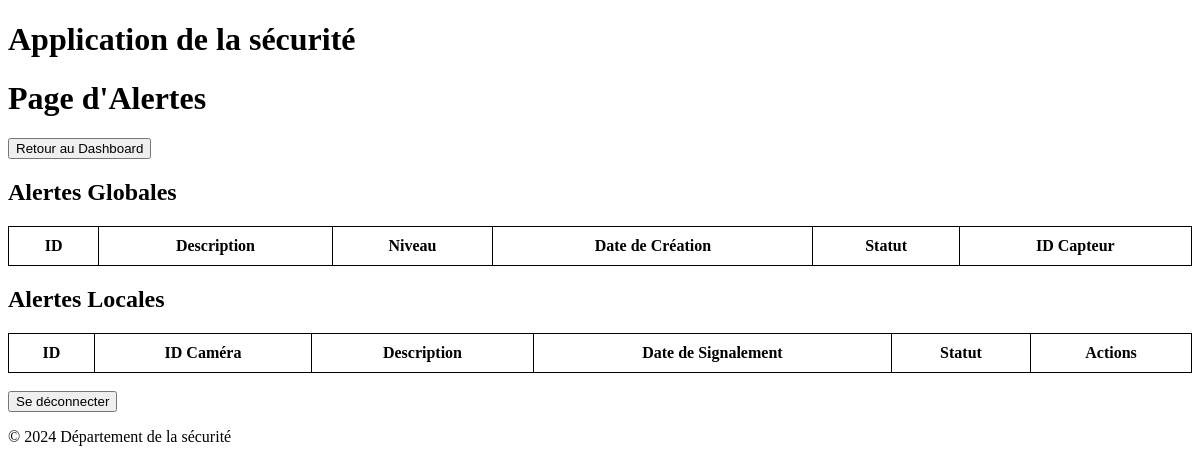
Before: /page_alert.php (signed in) with the older database file.
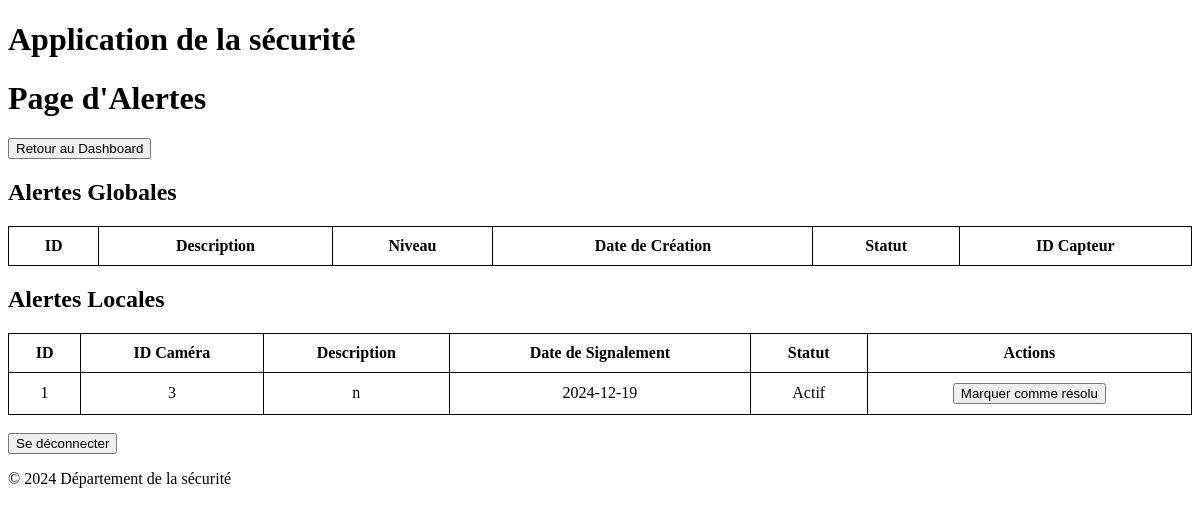
After: the same page with the newer database file.
### tables this page shows
CREATE TABLE `alertes_locales` (
  `id_alerte` int(11) NOT NULL,
  `id_camera` int(11) NOT NULL,
  `description` varchar(255) NOT NULL,
  `date_signalement` date DEFAULT curdate(),
  `statut` tinyint(1) NOT NULL DEFAULT 0
);

### config.php (called while the page is built, shortened)
<?php
function getSecurityConnection() {
    try {
        return new PDO(
            "mysql:host=" . DB_SECURITY_HOST . ";dbname=" . DB_SECURITY_NAME,
            DB_SECURITY_USER,
            DB_SECURITY_PASS,
            [PDO::ATTR_ERRMODE => PDO::ERRMODE_EXCEPTION]
        );
    } catch (PDOException $e) {
        die("Erreur de connexion à security_db : " . $e->getMessage());
    }
}
function getSmartcityConnection() {
    try {
        return new PDO(
            "mysql:host=" . DB_SMARTCITY_HOST . ";dbname=" . DB_SMARTCITY_NAME,
            DB_SMARTCITY_USER,
            DB_SMARTCITY_PASS,
            [PDO::ATTR_ERRMODE => PDO::ERRMODE_EXCEPTION]
        );
    } catch (PDOException $e) {
        die("Erreur de connexion à smartcity_db : " . $e->getMessage());
    }
}
?>

### app/models/alert.php (called while the page is built, shortened)
<?php
require_once __DIR__ . '/../../config.php';
class Alert {
    private $pdo_security;
    public function __construct() {
        $this->pdo_security = getSecurityConnection();
    }
    public function getLocalAlerts() {
        $stmt = $this->pdo_security->query("
            SELECT id_alerte, id_camera, description, date_signalement, statut
            FROM alertes_locales
        ");
        return $stmt->fetchAll(PDO::FETCH_ASSOC);
    }
}
?>

### page_alert.php (the view, shortened to what this page needs)
<?php
require_once __DIR__ . '/config.php';
require_once 'app/models/alert.php';
$pdo_security = getSecurityConnection();
$alertModel = new Alert($pdo_security);
$localAlerts = $alertModel->getLocalAlerts();
?>
<!DOCTYPE html>
<html lang="fr">
<head>
</head>
<body>
    <?php require_once __DIR__ . '/app/views/templates/header.php'; ?>
    <h1>Page d'Alertes</h1>
    <form method="GET" action="index.php" style="margin-top: 20px;">
        <button type="submit">Retour au Dashboard</button>
    </form>
    <h2>Alertes Globales</h2>
    <table>
        <tr>
            <th>ID</th>
            <th>Description</th>
            <th>Niveau</th>
            <th>Date de Création</th>
            <th>Statut</th>
            <th>ID Capteur</th>
        </tr>
    </table>
    <h2>Alertes Locales</h2>
    <table>
        <tr>
            <th>ID</th>
            <th>ID Caméra</th>
            <th>Description</th>
            <th>Date de Signalement</th>
            <th>Statut</th>
            <th>Actions</th>
        </tr>
        <?php foreach ($localAlerts as $alert): ?>
        <tr>
            <td><?= $alert['id_alerte'] ?></td>
            <td><?= $alert['id_camera'] ?></td>
            <td><?= htmlspecialchars($alert['description']) ?></td>
            <td><?= $alert['date_signalement'] ?></td>
            <td><?= $alert['statut'] ? 'Actif' : 'Résolu' ?></td>
            <td>
                <?php if ($alert['statut']): ?>
                    <form method="POST" style="display:inline;">
                        <button type="submit" name="resolve_alert">Marquer comme résolu</button>
                    </form>
                <?php else: ?>
                    <span>Alerte résolue</span>
                <?php endif; ?>
            </td>
        </tr>
        <?php endforeach; ?>
    </table>
    <br>
    <form method="POST" action="logout.php">
        <button type="submit">Se déconnecter</button>
    </form>
    <?php require_once __DIR__ . '/app/views/templates/footer.php'; ?>
</body>
</html>

### app/views/templates/header.php
<header>
    <h1> Application de la sécurité</h1>
</header>

### app/views/templates/footer.php
<footer>
    <p>&copy; 2024 Département de la sécurité</p>
</footer>

### page_alert.php (style rules this page uses)
table { width: 100%; border-collapse: collapse; }
table, th, td { border: 1px solid black; }
th, td { padding: 10px; text-align: center; }
h1, h2 { text-align: left; }

Changed rows visible on the page:
added alertes_locales: id_alerte "1", id_camera "3", description "n", date_signalement "2024-12-19", statut "Actif"
